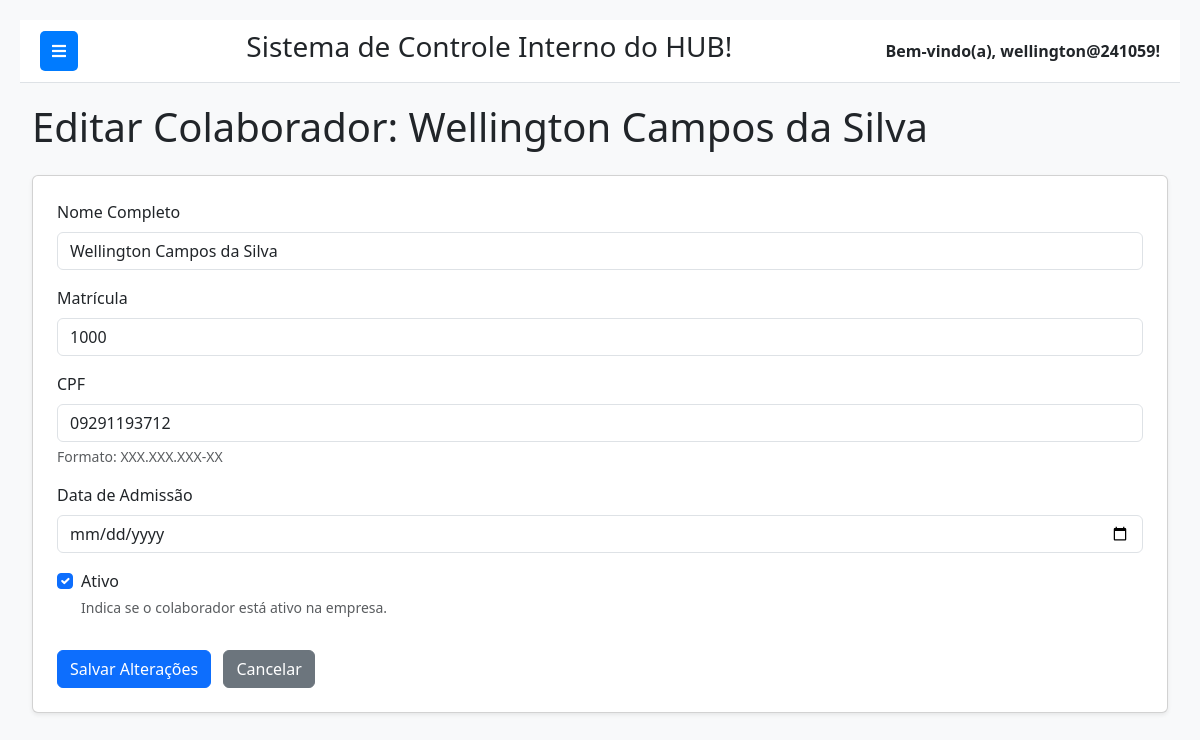
Page /epis/colaboradores/editar/1/ (signed in) on the committed database.
### epi/models.py (models this page shows, shortened)
class Colaborador(models.Model):
    nome_completo = models.CharField(max_length=255, verbose_name="Nome Completo")
    matricula = models.CharField(max_length=50, unique=True, verbose_name="Matrícula")
    cpf = models.CharField(max_length=14, unique=True, verbose_name="CPF", help_text="Formato: XXX.XXX.XXX-XX")
    data_admissao = models.DateField(verbose_name="Data de Admissão", default=timezone.now)
    ativo = models.BooleanField(default=True, verbose_name="Ativo")
    class Meta:
        verbose_name = "Colaborador"
        verbose_name_plural = "Colaboradores"
        ordering = ['nome_completo']

### epi/views.py (the view)
# urls.py: path('colaboradores/editar/<int:pk>/', views.editar_colaborador, name='editar_colaborador'),
@login_required
def editar_colaborador(request, pk):
    colaborador = get_object_or_404(Colaborador, pk=pk)
    if request.method == 'POST':
        form = ColaboradorForm(request.POST, instance=colaborador)
        if form.is_valid():
            form.save()
            messages.success(request, f'Colaborador "{colaborador.nome_completo}" atualizado com sucesso!')
            return redirect('listar_colaboradores')
        else:
            messages.error(request, 'Erro ao atualizar Colaborador. Verifique os campos.')
    else:
        form = ColaboradorForm(instance=colaborador)
    context = {
        'form': form,
        'colaborador': colaborador,
        'active_page': 'colaboradores',
    }
    return render(request, 'epi/editar_colaborador.html', context)

### epi/forms.py
class ColaboradorForm(forms.ModelForm):
    class Meta:
        model = Colaborador
        fields = [
            'nome_completo', 'matricula', 'cpf',
            'data_admissao', 'ativo'
        ]
        labels = {
            'nome_completo': 'Nome Completo',
            'matricula': 'Matrícula',
            'cpf': 'CPF',
            'data_admissao': 'Data de Admissão',
            'ativo': 'Ativo',
        }
        widgets = {
            'data_admissao': forms.DateInput(attrs={'type': 'date'}),
        }
        help_texts = {
            'cpf': 'Formato: XXX.XXX.XXX-XX',
            'ativo': 'Indica se o colaborador está ativo na empresa.',
        }

### epi/templates/epi/editar_colaborador.html (shortened to what this page needs)
{% extends 'base.html' %}
{% load widget_tweaks %}
{% block content %}
    <h1 class="mb-4">Editar Colaborador: {{ colaborador.nome_completo }}</h1>
    <div class="card p-4 shadow-sm">
        <form method="post">
            {% for field in form %}
                {% if field.widget_type == 'checkbox' %}
                    <div class="form-check mb-3">
                        {% render_field field class="form-check-input" %}
                        <label class="form-check-label" for="{{ field.id_for_label }}">
                            {{ field.label }}
                        </label>
                        {% if field.help_text %}
                            <div class="form-text text-muted">{{ field.help_text }}</div>
                        {% endif %}
                    </div>
                {% else %}
                    <div class="mb-3">
                        <label for="{{ field.id_for_label }}" class="form-label">{{ field.label }}</label>
                        {% render_field field class="form-control" %}
                        {% if field.help_text %}
                            <div class="form-text text-muted">{{ field.help_text }}</div>
                        {% endif %}
                    </div>
                {% endif %}
            {% endfor %}
            <button type="submit" class="btn btn-primary mt-3">Salvar Alterações</button>
            <a href="{% url 'listar_colaboradores' %}" class="btn btn-secondary mt-3 ms-2">Cancelar</a>
        </form>
    </div>
{% endblock %}

### templates/base.html (shortened to what this page needs)
{% load static %}
<!DOCTYPE html>
<html lang="pt-br">
<head>
    <link href="https://cdn.jsdelivr.net/npm/bootstrap@5.3.3/dist/css/bootstrap.min.css" rel="stylesheet">
    <link rel="stylesheet" href="https://cdnjs.cloudflare.com/ajax/libs/font-awesome/5.15.4/css/all.min.css" />
</head>
<body>
    <div class="main-content" id="main-content">
        <div class="navbar-top">
            <button class="toggle-btn" id="sidebarToggle">
                <i class="fas fa-bars"></i>
            </button>
            <div class="system-name">
                <h3>Sistema de Controle Interno do HUB!</h3>
            </div>
            <div class="user-info">
                Bem-vindo(a), {{ request.user.username }}!
            </div>
        </div>
        <div class="container-fluid">
            {% block content %}
            {% endblock %}
        </div>
    </div>
</body>
</html>

### templates/base.html (style rules this page uses)
body { display: flex; min-height: 100vh; background-color: #f8f9fa; }
.main-content { flex-grow: 1; padding: 20px; transition: margin-left 0.3s ease-in-out; margin-left: 0; }
.navbar-top { background-color: #ffffff; border-bottom: 1px solid #dee2e6; padding: 10px 20px; display: flex; justify-content: space-between; align-items: center; margin-bottom: 20px; }
.navbar-top .user-info { font-weight: bold; }
.toggle-btn { background-color: #007bff; color: white; border: none; padding: 8px 12px; border-radius: 5px; cursor: pointer; margin-right: 15px; }

### rows in the picture
Colaborador: nome_completo "Wellington Campos da Silva", nome_completo "Wellington Campos da Silva" "1000" "09291193712", ativo "☑"

### other values in the picture
{{ request.user.username }} "wellington@241059"
{{ field.label }} "Nome Completo" "Matrícula" "CPF" "Data de Admissão"
{{ field.help_text }} "Formato: XXX.XXX.XXX-XX"
{{ field.label }} "Ativo"
{{ field.help_text }} "Indica se o colaborador está ativo na empresa."
